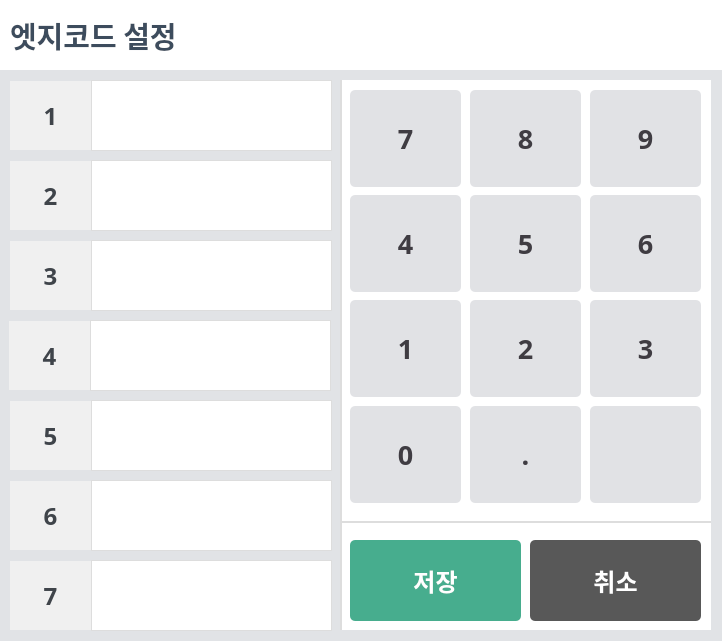
<?xml version="1.0" encoding="UTF-8"?>
<ui version="4.0">
 <class>Dialog</class>
 <widget class="QDialog" name="Dialog">
  <property name="geometry">
   <rect>
    <x>0</x>
    <y>0</y>
    <width>722</width>
    <height>641</height>
   </rect>
  </property>
  <property name="maximumSize">
   <size>
    <width>16777215</width>
    <height>16777215</height>
   </size>
  </property>
  <property name="windowTitle">
   <string>DAESUNG MES</string>
  </property>
  <property name="windowIcon">
   <iconset>
    <normaloff>../img/ICON.ico</normaloff>../img/ICON.ico</iconset>
  </property>
  <property name="styleSheet">
   <string notr="true">QDialog{
background-color: #E1E3E6;
}
QFrame#scanner_frame, #scanner_frame2, #plc_frame, #printer_frame, #sensor_frame,#marking_frame, #light_frame{
background: #ffffff;
border: 2px solid #dddddd;
border-right: none;
border-bottom: none;
}
QFrame#keyboard_btns_frame{
background-color: white;
}
QPushButton{
color:#3F3C42;
background:#E1E2E5;
border-radius:5px;
}
QPushButton:pressed{
background:#D6D8DD;
}
QLineEdit {
color: #494c54;
border:1px solid #dddddd;
padding-left: 5px
}
QLineEdit:focus {
border:2px solid #aaaaaa;
}
QCheckBox::indicator {
border: 3px solid #DE2E6E;
border-radius: 4px;
width: 30px;
height: 30px;
background: #ffffff;
}
QCheckBox::indicator:checked {
background: 3px solid #47AD8E;
border: 3px solid #47AD8E;
}</string>
  </property>
  <widget class="QFrame" name="top_frame">
   <property name="geometry">
    <rect>
     <x>0</x>
     <y>0</y>
     <width>731</width>
     <height>70</height>
    </rect>
   </property>
   <property name="minimumSize">
    <size>
     <width>0</width>
     <height>70</height>
    </size>
   </property>
   <property name="maximumSize">
    <size>
     <width>16777215</width>
     <height>70</height>
    </size>
   </property>
   <property name="styleSheet">
    <string notr="true">QFrame{
background-color: #ffffff;
}</string>
   </property>
   <property name="frameShape">
    <enum>QFrame::NoFrame</enum>
   </property>
   <property name="frameShadow">
    <enum>QFrame::Raised</enum>
   </property>
   <layout class="QVBoxLayout" name="verticalLayout_2">
    <property name="spacing">
     <number>0</number>
    </property>
    <property name="leftMargin">
     <number>10</number>
    </property>
    <property name="topMargin">
     <number>0</number>
    </property>
    <property name="rightMargin">
     <number>10</number>
    </property>
    <property name="bottomMargin">
     <number>0</number>
    </property>
    <item>
     <widget class="QLabel" name="top_title_label">
      <property name="font">
       <font>
        <family>맑은 고딕</family>
        <pointsize>22</pointsize>
        <weight>75</weight>
        <italic>false</italic>
        <bold>true</bold>
       </font>
      </property>
      <property name="styleSheet">
       <string notr="true">color: #3D4C5D;</string>
      </property>
      <property name="text">
       <string>엣지코드 설정</string>
      </property>
      <property name="scaledContents">
       <bool>false</bool>
      </property>
     </widget>
    </item>
   </layout>
  </widget>
  <widget class="QFrame" name="keyboard_frame">
   <property name="geometry">
    <rect>
     <x>340</x>
     <y>80</y>
     <width>371</width>
     <height>550</height>
    </rect>
   </property>
   <property name="styleSheet">
    <string notr="true">QFrame{
background: #ffffff;
border: 2px solid #dddddd;
border-top: none;
border-right: none;
border-bottom: none;
}</string>
   </property>
   <property name="frameShape">
    <enum>QFrame::StyledPanel</enum>
   </property>
   <property name="frameShadow">
    <enum>QFrame::Raised</enum>
   </property>
   <widget class="QPushButton" name="nine">
    <property name="geometry">
     <rect>
      <x>250</x>
      <y>10</y>
      <width>111</width>
      <height>97</height>
     </rect>
    </property>
    <property name="minimumSize">
     <size>
      <width>0</width>
      <height>0</height>
     </size>
    </property>
    <property name="font">
     <font>
      <family>맑은 고딕</family>
      <pointsize>20</pointsize>
      <weight>75</weight>
      <italic>false</italic>
      <bold>true</bold>
     </font>
    </property>
    <property name="cursor">
     <cursorShape>PointingHandCursor</cursorShape>
    </property>
    <property name="text">
     <string>9</string>
    </property>
   </widget>
   <widget class="QPushButton" name="eight">
    <property name="geometry">
     <rect>
      <x>130</x>
      <y>10</y>
      <width>111</width>
      <height>97</height>
     </rect>
    </property>
    <property name="minimumSize">
     <size>
      <width>0</width>
      <height>0</height>
     </size>
    </property>
    <property name="font">
     <font>
      <family>맑은 고딕</family>
      <pointsize>20</pointsize>
      <weight>75</weight>
      <italic>false</italic>
      <bold>true</bold>
     </font>
    </property>
    <property name="cursor">
     <cursorShape>PointingHandCursor</cursorShape>
    </property>
    <property name="text">
     <string>8</string>
    </property>
   </widget>
   <widget class="QPushButton" name="seven">
    <property name="geometry">
     <rect>
      <x>10</x>
      <y>10</y>
      <width>111</width>
      <height>97</height>
     </rect>
    </property>
    <property name="minimumSize">
     <size>
      <width>0</width>
      <height>0</height>
     </size>
    </property>
    <property name="font">
     <font>
      <family>맑은 고딕</family>
      <pointsize>20</pointsize>
      <weight>75</weight>
      <italic>false</italic>
      <bold>true</bold>
     </font>
    </property>
    <property name="cursor">
     <cursorShape>PointingHandCursor</cursorShape>
    </property>
    <property name="text">
     <string>7</string>
    </property>
   </widget>
   <widget class="QPushButton" name="four">
    <property name="geometry">
     <rect>
      <x>10</x>
      <y>115</y>
      <width>111</width>
      <height>97</height>
     </rect>
    </property>
    <property name="minimumSize">
     <size>
      <width>0</width>
      <height>0</height>
     </size>
    </property>
    <property name="font">
     <font>
      <family>맑은 고딕</family>
      <pointsize>20</pointsize>
      <weight>75</weight>
      <italic>false</italic>
      <bold>true</bold>
     </font>
    </property>
    <property name="cursor">
     <cursorShape>PointingHandCursor</cursorShape>
    </property>
    <property name="text">
     <string>4</string>
    </property>
   </widget>
   <widget class="QPushButton" name="five">
    <property name="geometry">
     <rect>
      <x>130</x>
      <y>115</y>
      <width>111</width>
      <height>97</height>
     </rect>
    </property>
    <property name="minimumSize">
     <size>
      <width>0</width>
      <height>0</height>
     </size>
    </property>
    <property name="font">
     <font>
      <family>맑은 고딕</family>
      <pointsize>20</pointsize>
      <weight>75</weight>
      <italic>false</italic>
      <bold>true</bold>
     </font>
    </property>
    <property name="cursor">
     <cursorShape>PointingHandCursor</cursorShape>
    </property>
    <property name="text">
     <string>5</string>
    </property>
   </widget>
   <widget class="QPushButton" name="six">
    <property name="geometry">
     <rect>
      <x>250</x>
      <y>115</y>
      <width>111</width>
      <height>97</height>
     </rect>
    </property>
    <property name="minimumSize">
     <size>
      <width>0</width>
      <height>0</height>
     </size>
    </property>
    <property name="font">
     <font>
      <family>맑은 고딕</family>
      <pointsize>20</pointsize>
      <weight>75</weight>
      <italic>false</italic>
      <bold>true</bold>
     </font>
    </property>
    <property name="cursor">
     <cursorShape>PointingHandCursor</cursorShape>
    </property>
    <property name="text">
     <string>6</string>
    </property>
   </widget>
   <widget class="QPushButton" name="one">
    <property name="geometry">
     <rect>
      <x>10</x>
      <y>220</y>
      <width>111</width>
      <height>97</height>
     </rect>
    </property>
    <property name="minimumSize">
     <size>
      <width>0</width>
      <height>0</height>
     </size>
    </property>
    <property name="font">
     <font>
      <family>맑은 고딕</family>
      <pointsize>20</pointsize>
      <weight>75</weight>
      <italic>false</italic>
      <bold>true</bold>
     </font>
    </property>
    <property name="cursor">
     <cursorShape>PointingHandCursor</cursorShape>
    </property>
    <property name="text">
     <string>1</string>
    </property>
   </widget>
   <widget class="QPushButton" name="two">
    <property name="geometry">
     <rect>
      <x>130</x>
      <y>220</y>
      <width>111</width>
      <height>97</height>
     </rect>
    </property>
    <property name="minimumSize">
     <size>
      <width>0</width>
      <height>0</height>
     </size>
    </property>
    <property name="font">
     <font>
      <family>맑은 고딕</family>
      <pointsize>20</pointsize>
      <weight>75</weight>
      <italic>false</italic>
      <bold>true</bold>
     </font>
    </property>
    <property name="cursor">
     <cursorShape>PointingHandCursor</cursorShape>
    </property>
    <property name="text">
     <string>2</string>
    </property>
   </widget>
   <widget class="QPushButton" name="three">
    <property name="geometry">
     <rect>
      <x>250</x>
      <y>220</y>
      <width>111</width>
      <height>97</height>
     </rect>
    </property>
    <property name="minimumSize">
     <size>
      <width>0</width>
      <height>0</height>
     </size>
    </property>
    <property name="font">
     <font>
      <family>맑은 고딕</family>
      <pointsize>20</pointsize>
      <weight>75</weight>
      <italic>false</italic>
      <bold>true</bold>
     </font>
    </property>
    <property name="cursor">
     <cursorShape>PointingHandCursor</cursorShape>
    </property>
    <property name="text">
     <string>3</string>
    </property>
   </widget>
   <widget class="QPushButton" name="zero">
    <property name="geometry">
     <rect>
      <x>10</x>
      <y>326</y>
      <width>111</width>
      <height>97</height>
     </rect>
    </property>
    <property name="minimumSize">
     <size>
      <width>0</width>
      <height>0</height>
     </size>
    </property>
    <property name="font">
     <font>
      <family>맑은 고딕</family>
      <pointsize>20</pointsize>
      <weight>75</weight>
      <italic>false</italic>
      <bold>true</bold>
     </font>
    </property>
    <property name="cursor">
     <cursorShape>PointingHandCursor</cursorShape>
    </property>
    <property name="text">
     <string>0</string>
    </property>
   </widget>
   <widget class="QPushButton" name="dot">
    <property name="geometry">
     <rect>
      <x>130</x>
      <y>326</y>
      <width>111</width>
      <height>97</height>
     </rect>
    </property>
    <property name="minimumSize">
     <size>
      <width>0</width>
      <height>0</height>
     </size>
    </property>
    <property name="font">
     <font>
      <family>맑은 고딕</family>
      <pointsize>20</pointsize>
      <weight>75</weight>
      <italic>false</italic>
      <bold>true</bold>
     </font>
    </property>
    <property name="cursor">
     <cursorShape>PointingHandCursor</cursorShape>
    </property>
    <property name="text">
     <string>.</string>
    </property>
   </widget>
   <widget class="QPushButton" name="backspace">
    <property name="geometry">
     <rect>
      <x>250</x>
      <y>326</y>
      <width>111</width>
      <height>97</height>
     </rect>
    </property>
    <property name="minimumSize">
     <size>
      <width>0</width>
      <height>0</height>
     </size>
    </property>
    <property name="font">
     <font>
      <family>맑은 고딕</family>
      <pointsize>25</pointsize>
      <weight>75</weight>
      <italic>false</italic>
      <bold>true</bold>
     </font>
    </property>
    <property name="cursor">
     <cursorShape>PointingHandCursor</cursorShape>
    </property>
    <property name="text">
     <string/>
    </property>
    <property name="icon">
     <iconset>
      <normaloff>../img/backspace.png</normaloff>../img/backspace.png</iconset>
    </property>
    <property name="iconSize">
     <size>
      <width>90</width>
      <height>90</height>
     </size>
    </property>
   </widget>
   <widget class="QPushButton" name="cancel_btn">
    <property name="geometry">
     <rect>
      <x>190</x>
      <y>460</y>
      <width>171</width>
      <height>81</height>
     </rect>
    </property>
    <property name="sizePolicy">
     <sizepolicy hsizetype="Preferred" vsizetype="Preferred">
      <horstretch>0</horstretch>
      <verstretch>0</verstretch>
     </sizepolicy>
    </property>
    <property name="font">
     <font>
      <family>맑은 고딕</family>
      <pointsize>18</pointsize>
      <weight>75</weight>
      <italic>false</italic>
      <bold>true</bold>
     </font>
    </property>
    <property name="cursor">
     <cursorShape>PointingHandCursor</cursorShape>
    </property>
    <property name="styleSheet">
     <string notr="true">QPushButton#cancel_btn{
color: #ffffff;
background:#585858;
border-radius:5px;
}
QPushButton#cancel_btn:hover {
 background-color: #4d4d4d;
}</string>
    </property>
    <property name="text">
     <string>취소</string>
    </property>
    <property name="iconSize">
     <size>
      <width>30</width>
      <height>30</height>
     </size>
    </property>
   </widget>
   <widget class="QPushButton" name="save_btn">
    <property name="geometry">
     <rect>
      <x>10</x>
      <y>460</y>
      <width>171</width>
      <height>81</height>
     </rect>
    </property>
    <property name="sizePolicy">
     <sizepolicy hsizetype="Preferred" vsizetype="Preferred">
      <horstretch>0</horstretch>
      <verstretch>0</verstretch>
     </sizepolicy>
    </property>
    <property name="font">
     <font>
      <family>맑은 고딕</family>
      <pointsize>18</pointsize>
      <weight>75</weight>
      <italic>false</italic>
      <bold>true</bold>
     </font>
    </property>
    <property name="cursor">
     <cursorShape>PointingHandCursor</cursorShape>
    </property>
    <property name="styleSheet">
     <string notr="true">QPushButton#save_btn
{
color: #ffffff;
background:#47AD8E;
border-radius:5px;
}
QPushButton#save_btn:hover {
 background-color: #3da182;
}</string>
    </property>
    <property name="text">
     <string>저장</string>
    </property>
    <property name="iconSize">
     <size>
      <width>30</width>
      <height>30</height>
     </size>
    </property>
   </widget>
   <widget class="QLabel" name="label">
    <property name="geometry">
     <rect>
      <x>2</x>
      <y>441</y>
      <width>371</width>
      <height>2</height>
     </rect>
    </property>
    <property name="styleSheet">
     <string notr="true">background: #dddddd;
border: none;</string>
    </property>
    <property name="text">
     <string/>
    </property>
   </widget>
  </widget>
  <widget class="QLabel" name="edge_1_label">
   <property name="geometry">
    <rect>
     <x>10</x>
     <y>81</y>
     <width>81</width>
     <height>69</height>
    </rect>
   </property>
   <property name="minimumSize">
    <size>
     <width>0</width>
     <height>0</height>
    </size>
   </property>
   <property name="maximumSize">
    <size>
     <width>121</width>
     <height>16777215</height>
    </size>
   </property>
   <property name="font">
    <font>
     <family>맑은 고딕</family>
     <pointsize>18</pointsize>
     <weight>75</weight>
     <italic>false</italic>
     <bold>true</bold>
    </font>
   </property>
   <property name="styleSheet">
    <string notr="true">
color: #3F444A;
background: #F0F0F0;</string>
   </property>
   <property name="text">
    <string>1</string>
   </property>
   <property name="alignment">
    <set>Qt::AlignCenter</set>
   </property>
  </widget>
  <widget class="QLineEdit" name="edge_1_input">
   <property name="geometry">
    <rect>
     <x>91</x>
     <y>80</y>
     <width>241</width>
     <height>71</height>
    </rect>
   </property>
   <property name="sizePolicy">
    <sizepolicy hsizetype="Preferred" vsizetype="Preferred">
     <horstretch>0</horstretch>
     <verstretch>0</verstretch>
    </sizepolicy>
   </property>
   <property name="minimumSize">
    <size>
     <width>0</width>
     <height>0</height>
    </size>
   </property>
   <property name="maximumSize">
    <size>
     <width>16777215</width>
     <height>16777215</height>
    </size>
   </property>
   <property name="font">
    <font>
     <family>맑은 고딕</family>
     <pointsize>18</pointsize>
    </font>
   </property>
   <property name="text">
    <string/>
   </property>
  </widget>
  <widget class="QLabel" name="edge_2_label">
   <property name="geometry">
    <rect>
     <x>10</x>
     <y>161</y>
     <width>81</width>
     <height>69</height>
    </rect>
   </property>
   <property name="minimumSize">
    <size>
     <width>0</width>
     <height>0</height>
    </size>
   </property>
   <property name="maximumSize">
    <size>
     <width>121</width>
     <height>16777215</height>
    </size>
   </property>
   <property name="font">
    <font>
     <family>맑은 고딕</family>
     <pointsize>18</pointsize>
     <weight>75</weight>
     <italic>false</italic>
     <bold>true</bold>
    </font>
   </property>
   <property name="styleSheet">
    <string notr="true">
color: #3F444A;
background: #F0F0F0;</string>
   </property>
   <property name="text">
    <string>2</string>
   </property>
   <property name="alignment">
    <set>Qt::AlignCenter</set>
   </property>
  </widget>
  <widget class="QLineEdit" name="edge_2_input">
   <property name="geometry">
    <rect>
     <x>91</x>
     <y>160</y>
     <width>241</width>
     <height>71</height>
    </rect>
   </property>
   <property name="sizePolicy">
    <sizepolicy hsizetype="Preferred" vsizetype="Preferred">
     <horstretch>0</horstretch>
     <verstretch>0</verstretch>
    </sizepolicy>
   </property>
   <property name="minimumSize">
    <size>
     <width>0</width>
     <height>0</height>
    </size>
   </property>
   <property name="maximumSize">
    <size>
     <width>16777215</width>
     <height>16777215</height>
    </size>
   </property>
   <property name="font">
    <font>
     <family>맑은 고딕</family>
     <pointsize>18</pointsize>
    </font>
   </property>
   <property name="text">
    <string/>
   </property>
  </widget>
  <widget class="QLabel" name="edge_3_label">
   <property name="geometry">
    <rect>
     <x>10</x>
     <y>241</y>
     <width>81</width>
     <height>69</height>
    </rect>
   </property>
   <property name="minimumSize">
    <size>
     <width>0</width>
     <height>0</height>
    </size>
   </property>
   <property name="maximumSize">
    <size>
     <width>121</width>
     <height>16777215</height>
    </size>
   </property>
   <property name="font">
    <font>
     <family>맑은 고딕</family>
     <pointsize>18</pointsize>
     <weight>75</weight>
     <italic>false</italic>
     <bold>true</bold>
    </font>
   </property>
   <property name="styleSheet">
    <string notr="true">
color: #3F444A;
background: #F0F0F0;</string>
   </property>
   <property name="text">
    <string>3</string>
   </property>
   <property name="alignment">
    <set>Qt::AlignCenter</set>
   </property>
  </widget>
  <widget class="QLineEdit" name="edge_3_input">
   <property name="geometry">
    <rect>
     <x>91</x>
     <y>240</y>
     <width>241</width>
     <height>71</height>
    </rect>
   </property>
   <property name="sizePolicy">
    <sizepolicy hsizetype="Preferred" vsizetype="Preferred">
     <horstretch>0</horstretch>
     <verstretch>0</verstretch>
    </sizepolicy>
   </property>
   <property name="minimumSize">
    <size>
     <width>0</width>
     <height>0</height>
    </size>
   </property>
   <property name="maximumSize">
    <size>
     <width>16777215</width>
     <height>16777215</height>
    </size>
   </property>
   <property name="font">
    <font>
     <family>맑은 고딕</family>
     <pointsize>18</pointsize>
    </font>
   </property>
   <property name="text">
    <string/>
   </property>
  </widget>
  <widget class="QLabel" name="edge_4_label">
   <property name="geometry">
    <rect>
     <x>9</x>
     <y>321</y>
     <width>81</width>
     <height>69</height>
    </rect>
   </property>
   <property name="minimumSize">
    <size>
     <width>0</width>
     <height>0</height>
    </size>
   </property>
   <property name="maximumSize">
    <size>
     <width>121</width>
     <height>16777215</height>
    </size>
   </property>
   <property name="font">
    <font>
     <family>맑은 고딕</family>
     <pointsize>18</pointsize>
     <weight>75</weight>
     <italic>false</italic>
     <bold>true</bold>
    </font>
   </property>
   <property name="styleSheet">
    <string notr="true">
color: #3F444A;
background: #F0F0F0;</string>
   </property>
   <property name="text">
    <string>4</string>
   </property>
   <property name="alignment">
    <set>Qt::AlignCenter</set>
   </property>
  </widget>
  <widget class="QLineEdit" name="edge_4_input">
   <property name="geometry">
    <rect>
     <x>90</x>
     <y>320</y>
     <width>241</width>
     <height>71</height>
    </rect>
   </property>
   <property name="sizePolicy">
    <sizepolicy hsizetype="Preferred" vsizetype="Preferred">
     <horstretch>0</horstretch>
     <verstretch>0</verstretch>
    </sizepolicy>
   </property>
   <property name="minimumSize">
    <size>
     <width>0</width>
     <height>0</height>
    </size>
   </property>
   <property name="maximumSize">
    <size>
     <width>16777215</width>
     <height>16777215</height>
    </size>
   </property>
   <property name="font">
    <font>
     <family>맑은 고딕</family>
     <pointsize>18</pointsize>
    </font>
   </property>
   <property name="text">
    <string/>
   </property>
  </widget>
  <widget class="QLabel" name="edge_5_label">
   <property name="geometry">
    <rect>
     <x>10</x>
     <y>401</y>
     <width>81</width>
     <height>69</height>
    </rect>
   </property>
   <property name="minimumSize">
    <size>
     <width>0</width>
     <height>0</height>
    </size>
   </property>
   <property name="maximumSize">
    <size>
     <width>121</width>
     <height>16777215</height>
    </size>
   </property>
   <property name="font">
    <font>
     <family>맑은 고딕</family>
     <pointsize>18</pointsize>
     <weight>75</weight>
     <italic>false</italic>
     <bold>true</bold>
    </font>
   </property>
   <property name="styleSheet">
    <string notr="true">
color: #3F444A;
background: #F0F0F0;</string>
   </property>
   <property name="text">
    <string>5</string>
   </property>
   <property name="alignment">
    <set>Qt::AlignCenter</set>
   </property>
  </widget>
  <widget class="QLineEdit" name="edge_5_input">
   <property name="geometry">
    <rect>
     <x>91</x>
     <y>400</y>
     <width>241</width>
     <height>71</height>
    </rect>
   </property>
   <property name="sizePolicy">
    <sizepolicy hsizetype="Preferred" vsizetype="Preferred">
     <horstretch>0</horstretch>
     <verstretch>0</verstretch>
    </sizepolicy>
   </property>
   <property name="minimumSize">
    <size>
     <width>0</width>
     <height>0</height>
    </size>
   </property>
   <property name="maximumSize">
    <size>
     <width>16777215</width>
     <height>16777215</height>
    </size>
   </property>
   <property name="font">
    <font>
     <family>맑은 고딕</family>
     <pointsize>18</pointsize>
    </font>
   </property>
   <property name="text">
    <string/>
   </property>
  </widget>
  <widget class="QLabel" name="edge_6_label">
   <property name="geometry">
    <rect>
     <x>10</x>
     <y>481</y>
     <width>81</width>
     <height>69</height>
    </rect>
   </property>
   <property name="minimumSize">
    <size>
     <width>0</width>
     <height>0</height>
    </size>
   </property>
   <property name="maximumSize">
    <size>
     <width>121</width>
     <height>16777215</height>
    </size>
   </property>
   <property name="font">
    <font>
     <family>맑은 고딕</family>
     <pointsize>18</pointsize>
     <weight>75</weight>
     <italic>false</italic>
     <bold>true</bold>
    </font>
   </property>
   <property name="styleSheet">
    <string notr="true">
color: #3F444A;
background: #F0F0F0;</string>
   </property>
   <property name="text">
    <string>6</string>
   </property>
   <property name="alignment">
    <set>Qt::AlignCenter</set>
   </property>
  </widget>
  <widget class="QLineEdit" name="edge_6_input">
   <property name="geometry">
    <rect>
     <x>91</x>
     <y>480</y>
     <width>241</width>
     <height>71</height>
    </rect>
   </property>
   <property name="sizePolicy">
    <sizepolicy hsizetype="Preferred" vsizetype="Preferred">
     <horstretch>0</horstretch>
     <verstretch>0</verstretch>
    </sizepolicy>
   </property>
   <property name="minimumSize">
    <size>
     <width>0</width>
     <height>0</height>
    </size>
   </property>
   <property name="maximumSize">
    <size>
     <width>16777215</width>
     <height>16777215</height>
    </size>
   </property>
   <property name="font">
    <font>
     <family>맑은 고딕</family>
     <pointsize>18</pointsize>
    </font>
   </property>
   <property name="text">
    <string/>
   </property>
  </widget>
  <widget class="QLineEdit" name="edge_7_input">
   <property name="geometry">
    <rect>
     <x>91</x>
     <y>560</y>
     <width>241</width>
     <height>71</height>
    </rect>
   </property>
   <property name="sizePolicy">
    <sizepolicy hsizetype="Preferred" vsizetype="Preferred">
     <horstretch>0</horstretch>
     <verstretch>0</verstretch>
    </sizepolicy>
   </property>
   <property name="minimumSize">
    <size>
     <width>0</width>
     <height>0</height>
    </size>
   </property>
   <property name="maximumSize">
    <size>
     <width>16777215</width>
     <height>16777215</height>
    </size>
   </property>
   <property name="font">
    <font>
     <family>맑은 고딕</family>
     <pointsize>18</pointsize>
    </font>
   </property>
   <property name="text">
    <string/>
   </property>
  </widget>
  <widget class="QLabel" name="edge_7_label">
   <property name="geometry">
    <rect>
     <x>10</x>
     <y>561</y>
     <width>81</width>
     <height>69</height>
    </rect>
   </property>
   <property name="minimumSize">
    <size>
     <width>0</width>
     <height>0</height>
    </size>
   </property>
   <property name="maximumSize">
    <size>
     <width>121</width>
     <height>16777215</height>
    </size>
   </property>
   <property name="font">
    <font>
     <family>맑은 고딕</family>
     <pointsize>18</pointsize>
     <weight>75</weight>
     <italic>false</italic>
     <bold>true</bold>
    </font>
   </property>
   <property name="styleSheet">
    <string notr="true">
color: #3F444A;
background: #F0F0F0;</string>
   </property>
   <property name="text">
    <string>7</string>
   </property>
   <property name="alignment">
    <set>Qt::AlignCenter</set>
   </property>
  </widget>
 </widget>
 <resources/>
 <connections/>
</ui>
